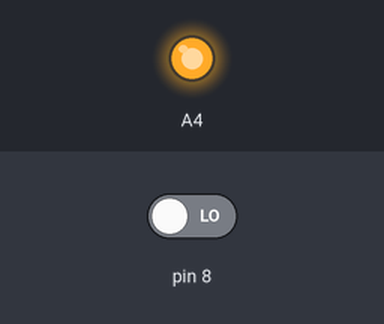
Simulated run of this sketch. Board: Arduino Uno, built with avr-gcc and run on an emulated ATmega328P. Shown: output pins drawn as LEDs (lit = HIGH). The inputs (shaded band) are chosen by the test bench; at power-on: pin 8 LOW. What the sketch prints to the serial monitor is not drawn.

Above: at 0.1 s.
Timing chart, 0 to 1.6 s (numbered marks = the images above):
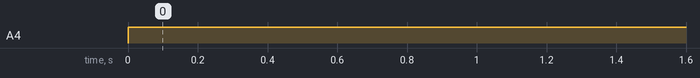

The sketch:

radio_frequency.ino
```cpp
int Htime;              //integer for storing high time
int Ltime;                //integer for storing low time
float Ttime;            // integer for storing total time of a cycle
float frequency;        //storing frequency

void setup()
{
    pinMode(8,INPUT);
    pinMode (A4, OUTPUT);
    Serial.begin(9600);
}

void loop()
{
    digitalWrite(A4, HIGH);
    digitalWrite(7, HIGH);
    Serial.print("Frequency of signal: ");
    Htime=pulseIn(8,HIGH, 20000);      //read high time
    Ltime=pulseIn(8,LOW, 20000);        //read low time
    Ttime = Htime+Ltime;
    frequency=1000000/Ttime;    //getting frequency with Ttime is in Micro seconds
    if (frequency > 200 && frequency < 300 ){
      Serial.println ("240");
    }

   else if (frequency < 200 && frequency > 100){
    Serial.println ("151");
    }

   else {
    //Serial.println ("None");
   }

    Serial.print(frequency);
    Serial.println(" Hz");
    delay(100);
}
```

Measured:
- by itself, A4: LOW → HIGH at 0.00 s
